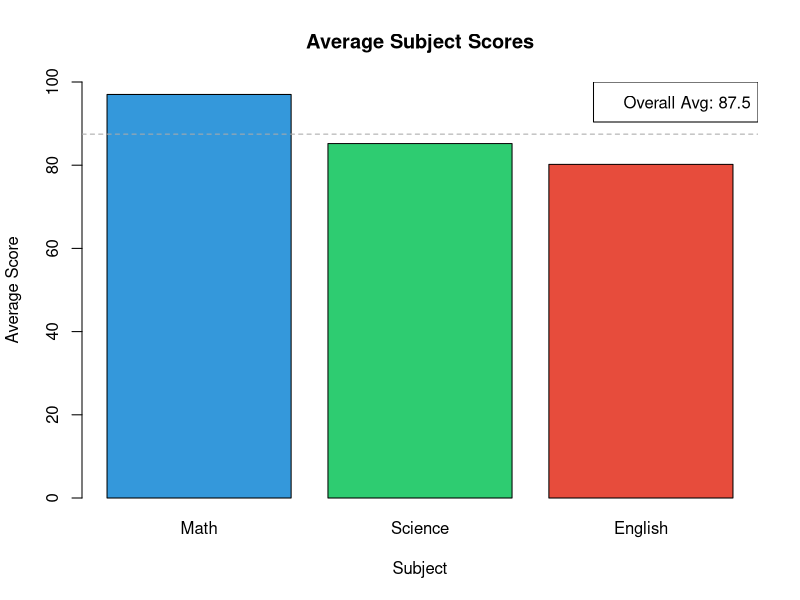

Write the R code that produced this figure.
students <- data.frame(
  student = c("hari", "deepu", "krishna", "priya", "raju"),
  Math = c(99, 98, 97, 96, 95),
  Science = c(100, 68, 79, 89, 90),
  English = c(56, 78, 90, 78, 99),
  Hours = c(1.0, 2.0, 3.0, 4.0, 8.0)
)

head(students)

avgs <- colMeans(students[, c("Math", "Science", "English")])

barplot(avgs,
        main = "Average Subject Scores",
        xlab = "Subject",
        ylab = "Average Score",
        col = c("#3498db", "#2ecc71", "#e74c3c"),
        ylim = c(0, 100),
        border = "black"
)

abline(h = mean(avgs),
       col = "darkgray",
       lty = 2)

legend("topright", legend = paste("Overall Avg:", round(mean(avgs), 1)))
